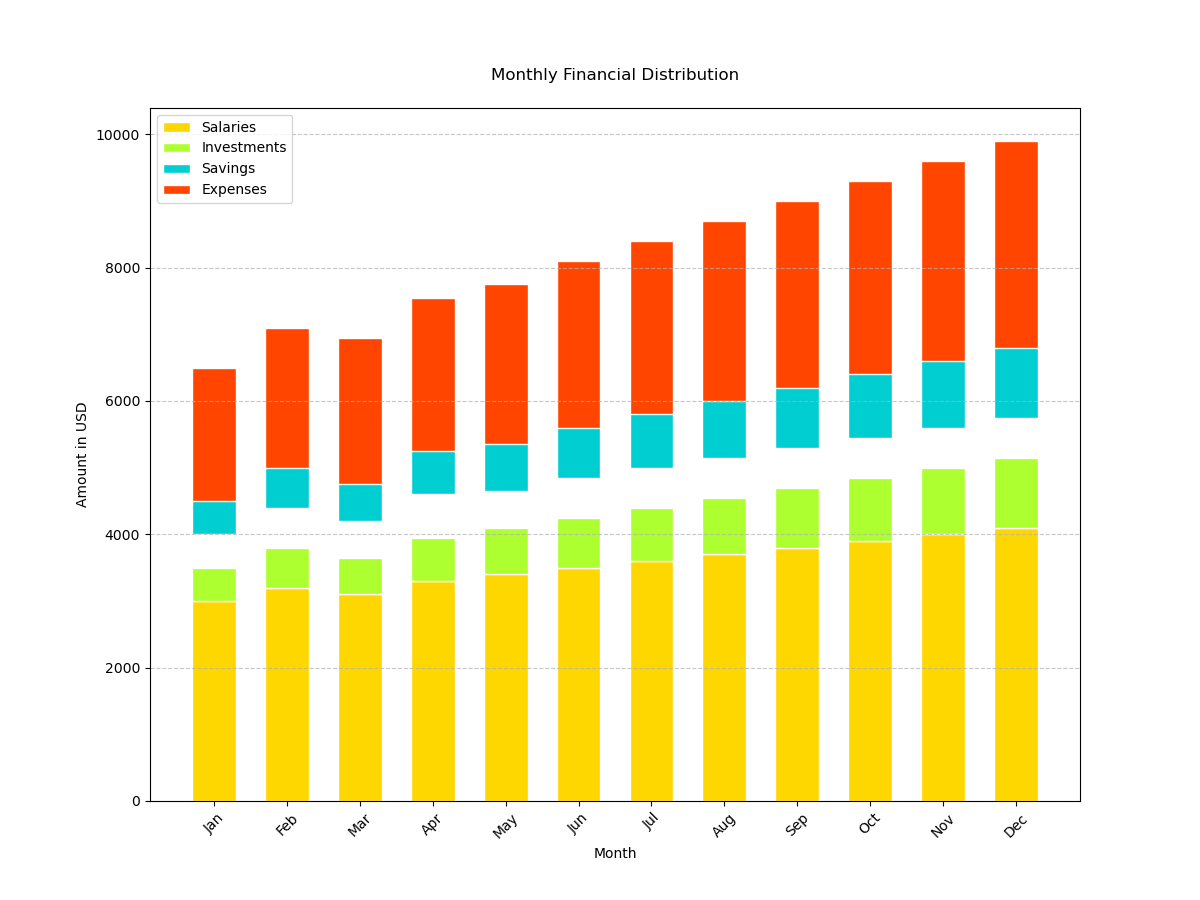

Write the Python code that produced this figure.

import matplotlib.pyplot as plt
import numpy as np

# Data
months = ['Jan', 'Feb', 'Mar', 'Apr', 'May', 'Jun', 'Jul', 'Aug', 'Sep', 'Oct', 'Nov', 'Dec']
salaries = [3000, 3200, 3100, 3300, 3400, 3500, 3600, 3700, 3800, 3900, 4000, 4100]
investments = [500, 600, 550, 650, 700, 750, 800, 850, 900, 950, 1000, 1050]
savings = [1000, 1200, 1100, 1300, 1250, 1350, 1400, 1450, 1500, 1550, 1600, 1650]
expenses = [2000, 2100, 2200, 2300, 2400, 2500, 2600, 2700, 2800, 2900, 3000, 3100]

# Stacked bar chart data accumulation
bars_investments = np.add(salaries, savings).tolist()

# Modify the color scheme using hexadecimal color codes
colors = ['#FFD700', '#ADFF2F', '#00CED1', '#FF4500']

fig, ax = plt.subplots(figsize=(12, 9)) # Change size of the chart

# Creating the vertical bar chart
ax.bar(months, salaries, color=colors[0], edgecolor='white', width=0.6, label='Salaries')
ax.bar(months, investments, bottom=salaries, color=colors[1], edgecolor='white', width=0.6, label='Investments')
ax.bar(months, savings, bottom=bars_investments, color=colors[2], edgecolor='white', width=0.6, label='Savings')
ax.bar(months, expenses, bottom=np.add(bars_investments, investments).tolist(), color=colors[3], edgecolor='white', width=0.6, label='Expenses')

# Customizing the vertical stacked bar chart with the new topic: 'Monthly Financial Distribution'
plt.title('Monthly Financial Distribution', pad=20)
plt.ylabel('Amount in USD')
plt.xlabel('Month')
plt.xticks(rotation=45)
plt.legend(loc='upper left')
plt.grid(axis='y', linestyle='--', alpha=0.7)

# Display the final plot
plt.show()
